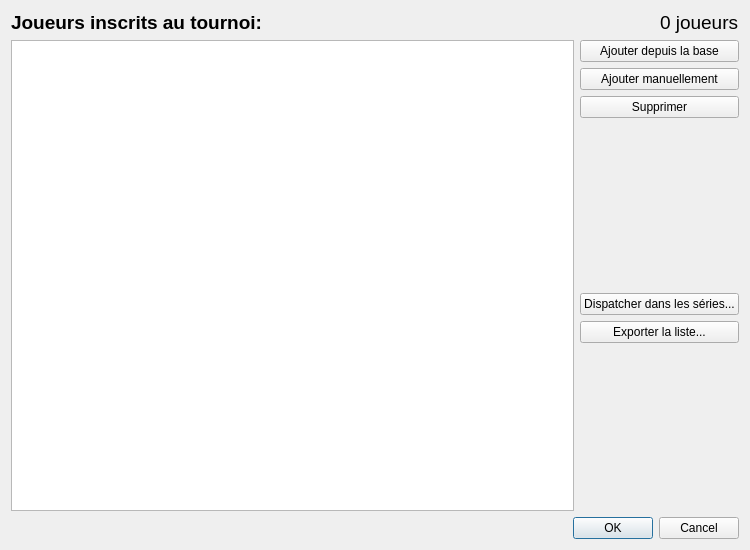
<?xml version="1.0" encoding="UTF-8"?>
<ui version="4.0">
 <class>DialogTournamentRoster</class>
 <widget class="QDialog" name="DialogTournamentRoster">
  <property name="geometry">
   <rect>
    <x>0</x>
    <y>0</y>
    <width>750</width>
    <height>550</height>
   </rect>
  </property>
  <property name="windowTitle">
   <string>Joueurs du tournoi</string>
  </property>
  <layout class="QVBoxLayout" name="verticalLayout_2">
   <item>
    <layout class="QHBoxLayout" name="horizontalLayout_2">
     <item>
      <widget class="QLabel" name="label">
       <property name="font">
        <font>
         <pointsize>14</pointsize>
         <bold>true</bold>
        </font>
       </property>
       <property name="text">
        <string>Joueurs inscrits au tournoi:</string>
       </property>
      </widget>
     </item>
     <item>
      <spacer name="horizontalSpacer">
       <property name="orientation">
        <enum>Qt::Horizontal</enum>
       </property>
       <property name="sizeHint" stdset="0">
        <size>
         <width>40</width>
         <height>20</height>
        </size>
       </property>
      </spacer>
     </item>
     <item>
      <widget class="QLabel" name="labelPlayerCount">
       <property name="font">
        <font>
         <pointsize>14</pointsize>
         <bold>false</bold>
        </font>
       </property>
       <property name="text">
        <string>0 joueurs</string>
       </property>
      </widget>
     </item>
    </layout>
   </item>
   <item>
    <layout class="QHBoxLayout" name="horizontalLayout">
     <item>
      <widget class="QTreeView" name="treeView">
       <property name="sortingEnabled">
        <bool>true</bool>
       </property>
      </widget>
     </item>
     <item>
      <layout class="QVBoxLayout" name="verticalLayout">
       <item>
        <widget class="QPushButton" name="pushButtonAdd">
         <property name="text">
          <string>Ajouter depuis la base</string>
         </property>
        </widget>
       </item>
       <item>
        <widget class="QPushButton" name="pushButtonAddManual">
         <property name="text">
          <string>Ajouter manuellement</string>
         </property>
        </widget>
       </item>
       <item>
        <widget class="QPushButton" name="pushButtonRemove">
         <property name="text">
          <string>Supprimer</string>
         </property>
        </widget>
       </item>
       <item>
        <spacer name="verticalSpacer_2">
         <property name="orientation">
          <enum>Qt::Vertical</enum>
         </property>
         <property name="sizeHint" stdset="0">
          <size>
           <width>20</width>
           <height>20</height>
          </size>
         </property>
        </spacer>
       </item>
       <item>
        <widget class="QPushButton" name="pushButtonDispatch">
         <property name="text">
          <string>Dispatcher dans les séries...</string>
         </property>
        </widget>
       </item>
       <item>
        <widget class="QPushButton" name="pushButtonExport">
         <property name="text">
          <string>Exporter la liste...</string>
         </property>
        </widget>
       </item>
       <item>
        <spacer name="verticalSpacer">
         <property name="orientation">
          <enum>Qt::Vertical</enum>
         </property>
         <property name="sizeHint" stdset="0">
          <size>
           <width>20</width>
           <height>40</height>
          </size>
         </property>
        </spacer>
       </item>
      </layout>
     </item>
    </layout>
   </item>
   <item>
    <widget class="QDialogButtonBox" name="buttonBox">
     <property name="orientation">
      <enum>Qt::Horizontal</enum>
     </property>
     <property name="standardButtons">
      <set>QDialogButtonBox::Cancel|QDialogButtonBox::Ok</set>
     </property>
    </widget>
   </item>
  </layout>
 </widget>
 <resources/>
 <connections>
  <connection>
   <sender>buttonBox</sender>
   <signal>rejected()</signal>
   <receiver>DialogTournamentRoster</receiver>
   <slot>reject()</slot>
   <hints>
    <hint type="sourcelabel">
     <x>316</x>
     <y>260</y>
    </hint>
    <hint type="destinationlabel">
     <x>286</x>
     <y>274</y>
    </hint>
   </hints>
  </connection>
 </connections>
</ui>
